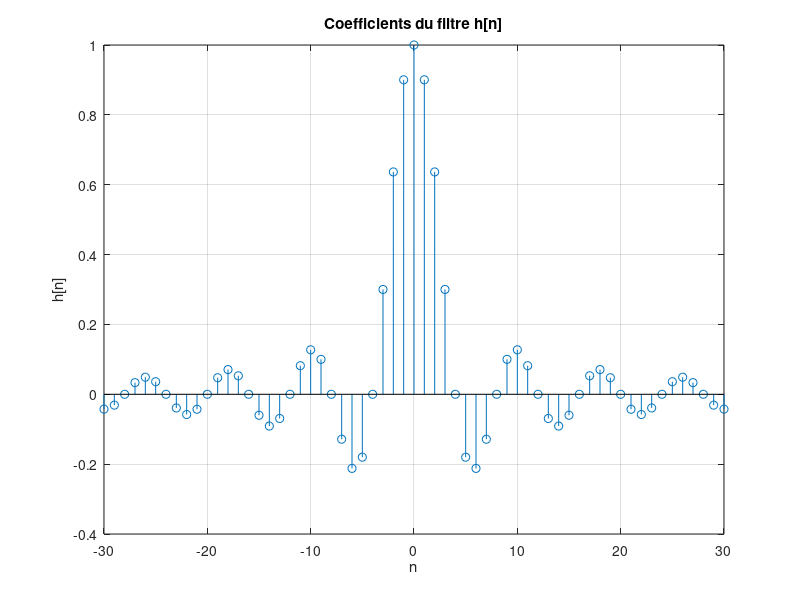

This figure's MATLAB source:
Wp = 0.2 * pi;
Ws = 0.3 * pi; 
M = 6.1*pi/(Ws - Wp); 

m1 = -(M-1)/2;
m2 = (M-1)/2;
n = m1:m2; 

Wc = (Wp + Ws) / 2; 
h = (sin((Wc * n))) ./ (Wc * n); 

h(n == 0) = 1; 

figure;
stem(n, h);
title('Coefficients du filtre h[n]');
xlabel('n');
ylabel('h[n]');
grid on;
